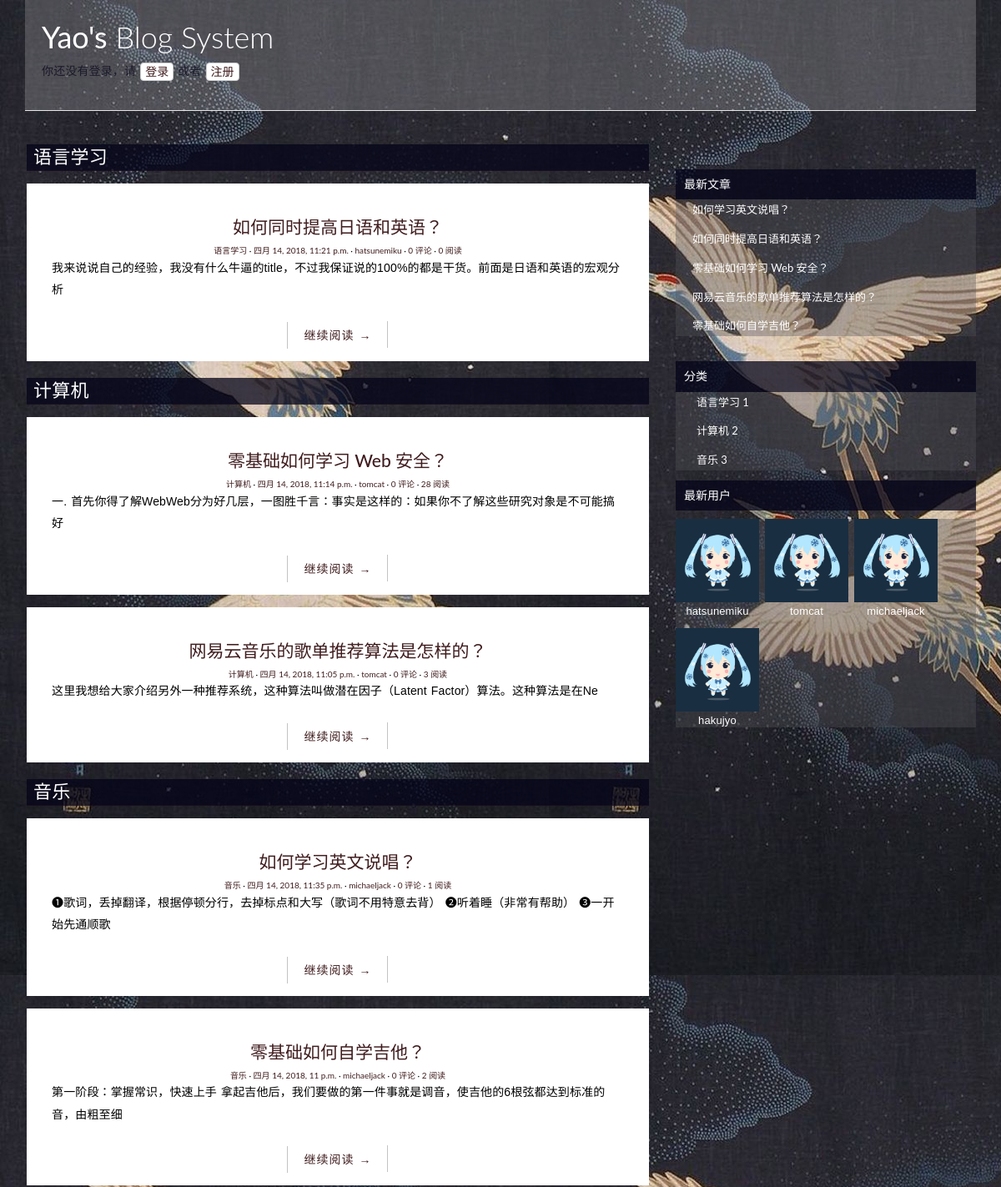
/ (upper part), run on an earlier commit of the app's database.
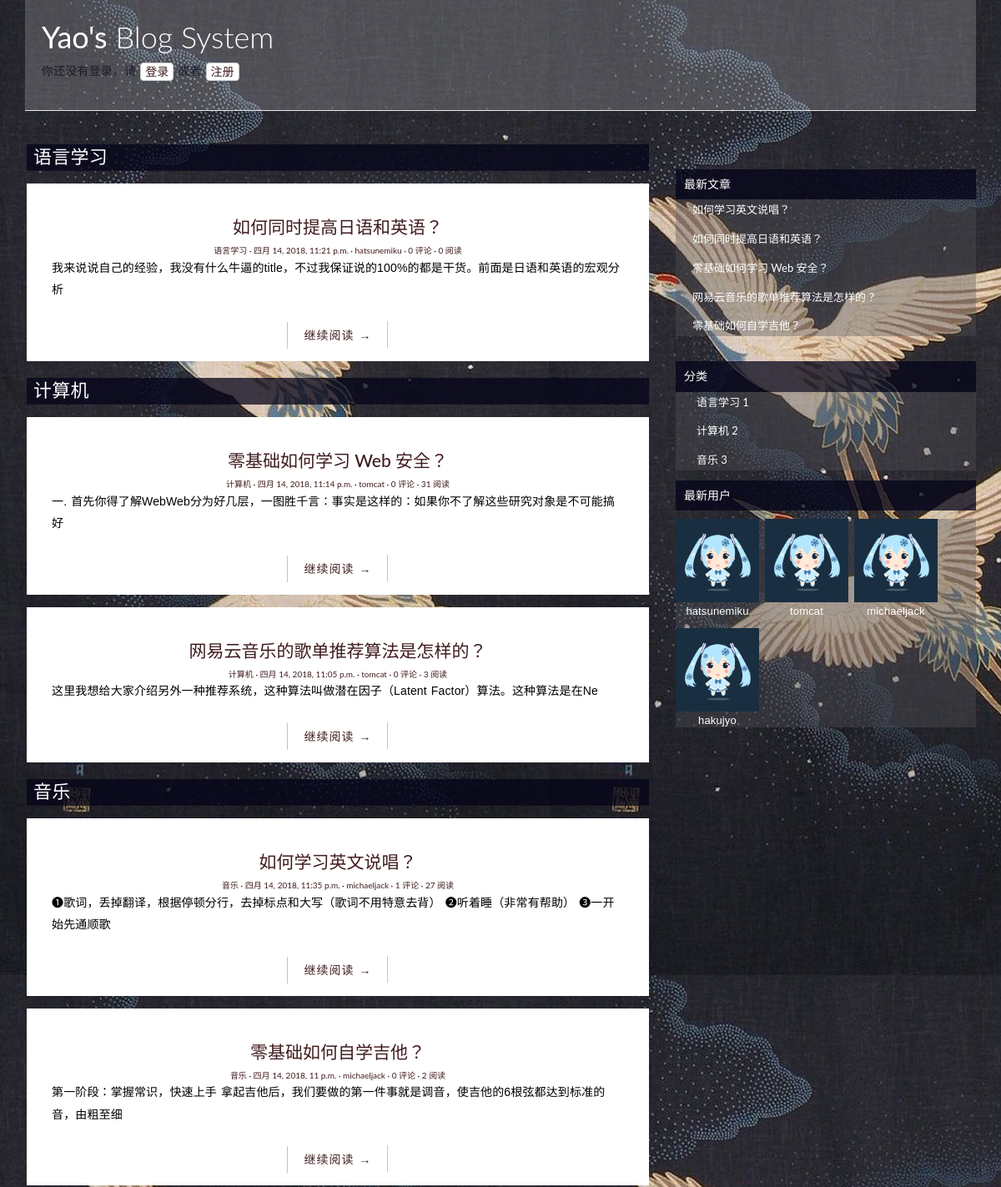
And on a later commit of the database.
### blog/models.py (models this page shows, shortened)
@python_2_unicode_compatible
class Post(models.Model):
    title = models.CharField(max_length=70)
    body = models.TextField()
    created_time = models.DateTimeField()
    modified_time = models.DateTimeField()
    excerpt = models.CharField(max_length=200, blank=True)
    category = models.ForeignKey(Category, on_delete=models.CASCADE,)
    tags = models.ManyToManyField(Tag, blank=True)
    author = models.ForeignKey(settings.AUTH_USER_MODEL, on_delete=models.CASCADE,)
    views = models.PositiveIntegerField(default=0)
    def get_absolute_url(self):
        return reverse('blog:detail', kwargs={'pk': self.pk})
    class Meta:
        ordering = ['-created_time']

@python_2_unicode_compatible
class Category(models.Model):
    name = models.CharField(max_length=100)
    def __str__(self):
        return self.name

### users/models.py (models this page shows)
@python_2_unicode_compatible
class User(AbstractUser):
    nickname = models.CharField(max_length=50, blank=True)
    image = models.ImageField('头像', upload_to="portrait", default=u"/static/blog/portrait/default.png", max_length=100)
    friends = models.ManyToManyField('self', symmetrical=False, null=True, blank=True)
    age = models.PositiveIntegerField(blank=True, null=True)
    birth = models.DateField('生日', blank=True, null=True)
    sex = models.IntegerField('性别', choices=CHOICE_GENDER, blank=True, null=True)
    hobbies = models.ManyToManyField(Tag, blank=True)
    education = models.IntegerField('学历', choices=CHOICE_EDU, blank=True, null=True)
    school = models.CharField('学校', max_length=20, blank=True, null=True)
    introduction = models.CharField('个人简介', max_length=200, blank=True, null=True)
    def get_absolute_url(self):
        return reverse('blog:author', kwargs={'pk': self.pk})
    class Meta(AbstractUser.Meta):
        pass

### blog/views.py (the view)
# urls.py: url(r'^$', views.IndexView.as_view(), name='index'),
class IndexView(ListView):
    model = Post
    template_name = 'index.html'
    context_object_name = 'post_list_a'
    paginate_by = 5

### blog/templatetags/blog_tags.py (called while the page is built)
@register.simple_tag
def get_recent_posts(num=5):
    return Post.objects.all().order_by('-created_time')[:num]

@register.simple_tag
def get_categories():
    return Category.objects.annotate(num_posts=Count('post')).filter(num_posts__gt=0).order_by('-id')

@register.simple_tag
def get_post_of_category(cate):
    return Post.objects.filter(category=cate)

### blog/templatetags/user_tags.py (called while the page is built)
@register.simple_tag
def get_recent_users(num=5):
    return User.objects.all().order_by('-id')[:num]

### likes/decorator.py (called while the page is built)
def check_login(func):
    def warpper(request):
        if request.user.is_authenticated:
            return func(request)
        else:
            data = {}
            data['status'] = 401
            data['message'] = u'no login'
            return HttpResponse(json.dumps(data), content_type="application/json")
    return warpper

### blog/templates/index.html (shortened to what this page needs)
{% extends 'base.html' %}
{% load staticfiles %}
{% load blog_tags %}
{% block main %}
    {% get_categories as category_list %}
    {% for category in category_list %}
        <div class="category-div">
            <p class="category-title">{{ category }}</p>
            {% get_post_of_category category as post_list %}
            {% for post in post_list %}
                <article class="post post-{{ post.pk }}">
                    <header class="entry-header">
                        <h1 class="entry-title">
                            <a href="{{ post.get_absolute_url }}">{{ post.title }}</a>
                        </h1>
                        <div class="entry-meta">
                            <span class="post-category"><a href="#">{{ post.category.name }}</a></span>
                            <span class="post-date"><a href="#"><time class="entry-date" datetime="{{ post.created_time }}">{{ post.created_time }}</time></a></span>
                            <span class="post-author"><a href="{{ post.author.get_absolute_url }}">{{ post.author }}</a></span>
                            <span class="comments-link"><a href="#">{{ post.comment_set.count }} 评论</a></span>
                            <span class="views-count"><a href="#">{{ post.views }} 阅读</a></span>
                        </div>
                    </header>
                    <div class="entry-content clearfix">
                      <p>{{ post.excerpt }}</p>
                      <div class="read-more cl-effect-14">
                        <a href="{{ post.get_absolute_url }}" class="more-link">继续阅读 <span class="meta-nav">→</span></a>
                      </div>
                    </div>
                </article>
            {% empty %}
                <div class="no-post">暂时还没有发布的文章！</div>
            {% endfor %}
        </div>
    {% endfor %}
{% endblock main %}
{% block aside %}
    {% include 'asides/recent-posts.html' %}
    {% include 'asides/category.html' %}
    {% include 'asides/recent-users.html' %}
{% endblock aside %}

### blog/templates/asides/recent-posts.html
{% load staticfiles %}
{% load blog_tags %}
{% block recent-posts%}
    <div class="widget widget-recent-posts">
        <div class="widget-title"><h5 >最新文章</h5></div>
        <div class="widget-content">
            {% get_recent_posts as recent_post_list %}
            <ul>
                {% for post in recent_post_list %}
                <li>
                    <a href="{{ post.get_absolute_url }}">{{ post.title }}</a>
                </li>
                {% empty %}
                暂无文章！
                {% endfor %}
            </ul>
        </div>
    </div>
{% endblock recent-posts %}

What changed in the data, as far as the page shows it:
changed Post "零基础如何学习 Web 安全？": views "28" → "31"
changed Post "如何学习英文说唱？": comment_set.count "0" → "1"; views "1" → "27"
